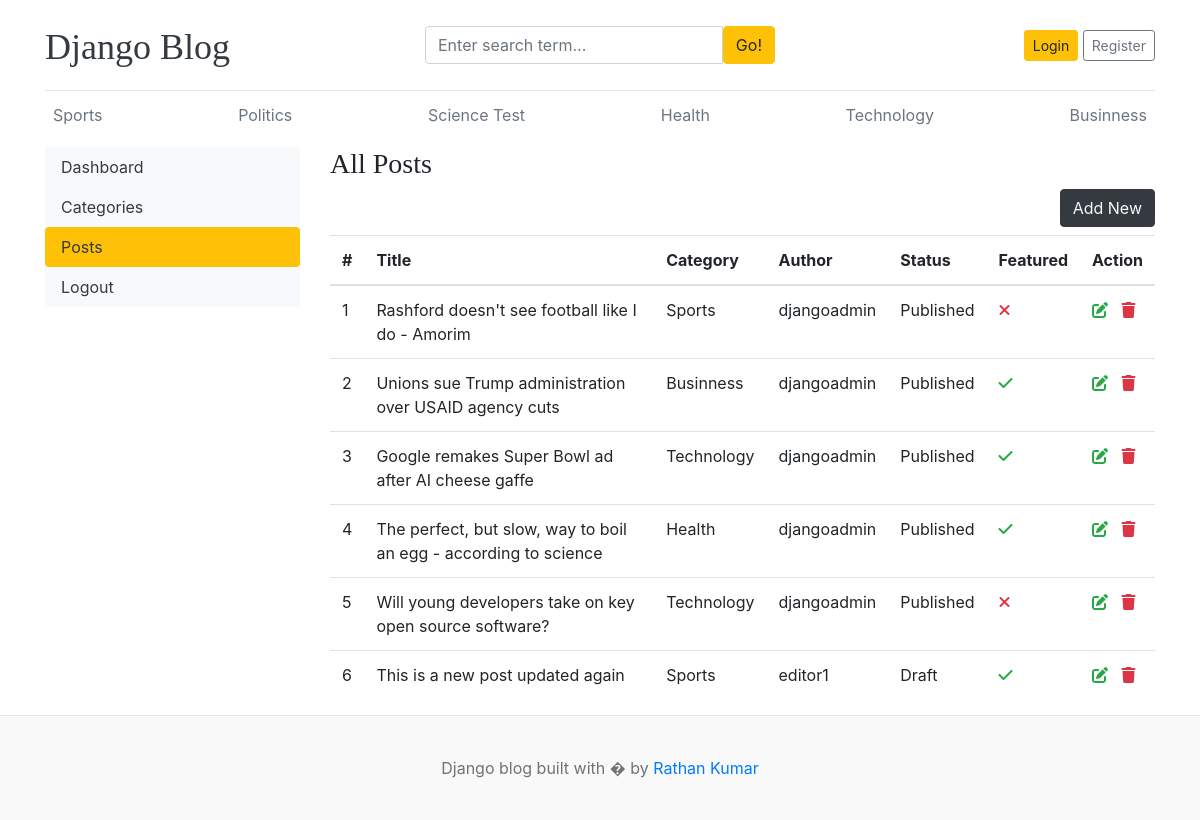
The app's page /dashboard/posts/ with its own data.
### blogs/models.py (models this page shows, shortened)
class Category(models.Model):
    category_name = models.CharField(max_length=50, unique=True)
    created_at = models.DateTimeField(auto_now_add=True)
    updated_at = models.DateField(auto_now=True)
    class Meta:
        verbose_name_plural = 'categories'
    def __str__(self):
        return self.category_name

class Blog(models.Model):
    title = models.CharField(max_length=100)
    slug = models.SlugField(max_length=150, unique=True, blank=True)
    category = models.ForeignKey(Category, on_delete=models.CASCADE)
    author = models.ForeignKey(User, on_delete=models.CASCADE)
    featured_image = models.ImageField(upload_to='uploads/%Y/%m/%d')
    short_description = models.TextField(max_length=500)
    blog_body = models.TextField(max_length=2000)
    status = models.CharField(max_length=20, choices=STATUS_CHOICES, default="Draft")
    is_featured = models.BooleanField(default=False)
    created_at = models.DateTimeField(auto_now_add=True)
    updated_at = models.DateTimeField(auto_now=True)

### dashboards/views.py (the view)
# urls.py: path('posts/', views.posts, name='posts'),
def posts(request):
    posts = Blog.objects.all()
    context = {
        'posts': posts
    }
    return render(request, 'dashboard/posts.html', context)

### blogs/context_processors.py (called while the page is built)
def get_categories(request):
    categories = Category.objects.all()
    return dict(categories=categories)

def get_social_links(request):
    social_links = SocialLink.objects.all()
    return dict(social_links=social_links)

### templates/dashboard/posts.html (shortened to what this page needs)
{% extends 'base.html' %} {% block content %}
<div class="row">
  {% include 'dashboard/sidebar.html' %}
  <div class="col-md-9">
    <h3>All Posts</h3>
    <a href="{% url 'add_post' %}" class="btn btn-dark text-light float-right mb-2">Add New</a>
    <table class="table table-hover">
      <thead>
        <tr>
            <th>#</th>
            <th>Title</th>
            <th>Category</th>
            <th>Author</th>
            <th>Status</th>
            <th>Featured</th>
            <th>Action</th>
        </tr>
        <tbody>
        {% for post in posts %}
            <tr>
                <td>{{ forloop.counter }}</td>
                <td>{{ post.title }}</td>
                <td>{{ post.category }}</td>
                <td>{{ post.author }}</td>
                <td>{{ post.status }}</td>
                <td>{% if post.is_featured %}<i class="fas fa-check text-success"></i>{% else %}<i class="fas fa-times text-danger"></i>{% endif %}</td>
                <td>
                    <a href="{% url 'edit_post' post.id %}"><i class="fas fa-edit text-success"></i></a>
                    <a href="{% url 'delete_post' post.id %}"><i class="fas fa-trash text-danger"></i></a>
                </td>
            </tr>
        {% endfor %}
        </tbody>
      </thead>
    </table>
  </div>
</div>
{% endblock %}

### templates/base.html (shortened to what this page needs)
{% load static %}
<!DOCTYPE html>
<html lang="en">
  <head>
    <link
      href="https://getbootstrap.com/docs/4.0/dist/css/bootstrap.min.css"
      rel="stylesheet"
    />
    <link href="{% static 'css/blog.css' %}" rel="stylesheet" />
    <link rel="stylesheet" href="https://cdnjs.cloudflare.com/ajax/libs/font-awesome/6.7.2/css/all.min.css">
  </head>
  <body>
    <div class="container">
      <header class="blog-header py-3">
        <div class="row flex-nowrap justify-content-between align-items-center">
          <div class="col-4 pt-1">
            <a class="blog-header-logo text-dark" href="/">Django Blog</a>
          </div>
          <div class="col-4">
            <form action="{% url 'search' %}" method="GET">
              <div class="input-group">
            <input
              class="form-control"
              type="text"
              name="keyword"
              placeholder="Enter search term..."
              aria-label="Enter search term..."
              aria-describedby="button-search"
            />
            <button type="submit" class="btn btn-warning" id="button-search" type="button">
              Go!
            </button>
          </div>
            </form>
          </div>
          <div class="col-4 d-flex justify-content-end align-items-center">
            {% if not user.is_authenticated %}
            <a class="btn btn-sm btn-warning" href="{% url 'login' %}">Login</a> &nbsp;
            <a class="btn btn-sm btn-outline-secondary" href="{% url 'register' %}">Register</a>
            {% else %}
            <span><a href="{% url 'dashboard' %}">Dashboard</a></span>
            &emsp;
            <span><a href="{% url 'logout' %}">Logout</a></span>
            {% endif %}
          </div>
        </div>
      </header>
      <div class="nav-scroller py-1 mb-2">
        <nav class="nav d-flex justify-content-between">
          {% for cat in categories %}
          <a class="p-2 text-muted" href="{% url 'posts_by_category' cat.id %}">{{ cat.category_name }}</a>
          {% endfor %}
        </nav>
      </div>
      {% block content %} {% endblock %}
    </div>
    <footer class="blog-footer">
      <p>Django blog built with � by <a href="#">Rathan Kumar</a></p>
    </footer>
  </body>
</html>

### blog_main/static/css/blog.css (style rules this page uses)
.blog-header { border-bottom: 1px solid #e5e5e5; }
.blog-header-logo { font-family: "Playfair Display", Georgia, "Times New Roman", serif; font-size: 2.25rem; }
h1, h2, h3, h4, h5, h6 { font-family: "Playfair Display", Georgia, "Times New Roman", serif; }
.blog-footer { padding: 2.5rem 0; color: #727272; text-align: center; background-color: #f9f9f9; border-top: .05rem solid #e5e5e5; }
.blog-footer p:last-child { margin-bottom: 0; }

### records on screen
Category: category_name "Sports"
Category: category_name "Politics"
Category: category_name "Science Test"
Category: category_name "Health"
Category: category_name "Technology"
Category: category_name "Businness"
Blog: title "Rashford doesn't see football like I do - Amorim", category "Sports", author "djangoadmin", status "Published", is_featured False (drawn)
Blog: title "Unions sue Trump administration over USAID agency cuts", category "Businness", author "djangoadmin", status "Published", is_featured True (drawn)
Blog: title "Google remakes Super Bowl ad after AI cheese gaffe", category "Technology", author "djangoadmin", status "Published", is_featured True (drawn)
Blog: title "The perfect, but slow, way to boil an egg - according to science", category "Health", author "djangoadmin", status "Published", is_featured True (drawn)
Blog: title "Will young developers take on key open source software?", category "Technology", author "djangoadmin", status "Published", is_featured False (drawn)
Blog: title "This is a new post updated again", category "Sports", author "editor1", status "Draft", is_featured True (drawn)
